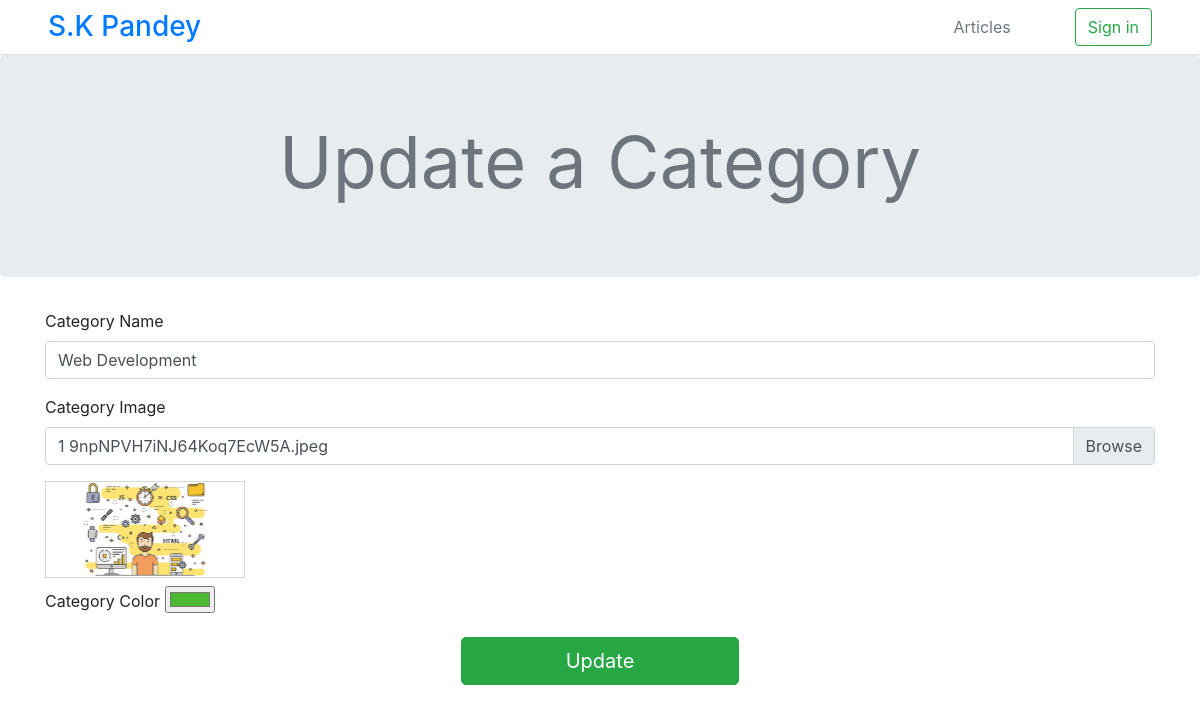
/update_category.php?id=1, run on the app's committed database.
### tables this page shows
CREATE TABLE `category` (
  `category_id` int(11) NOT NULL,
  `category_name` varchar(100) NOT NULL,
  `category_image` varchar(255) NOT NULL,
  `category_color` varchar(10) NOT NULL DEFAULT '333333'
);

### update_category.php (the view, shortened to what this page needs)
<?php include "assest/head.php"; ?>
<?php
$category_id = $_GET["id"];
$stmt = $conn->prepare("SELECT * FROM category WHERE category_id = ?");
$stmt->execute([$category_id]);
$category = $stmt->fetch();
?>
</head>
<body>
    <?php include "assest/header.php" ?>
    <main role="main" class="main">
        <div class="jumbotron text-center ">
            <h1 class="display-3 font-weight-normal text-muted">Update a Category</h1>
        </div>
        <div class="container">
            <div class="row">
                <div class="col-lg-12 mb-4">
                    <form action="assest/update.php?type=category&id=<?= $category_id ?>&img=<?= $category["category_image"] ?>" method="POST" enctype="multipart/form-data">
                        <div class="form-group">
                            <label for="catName">Category Name</label>
                            <input type="text" class="form-control" name="catName" id="catName" value="<?= $category["category_name"] ?>">
                        </div>
                        <div class="form-group">
                            <label for="catImage">Category Image</label>
                            <div class="custom-file">
                                <label class="custom-file-label" for="catImage"><?= $category["category_image"] ?></label>
                            </div>
                        </div>
                        <div class="my-2" style="width: 200px;">
                            <img class="w-100 h-auto" src="img/category/<?= $category["category_image"] ?>" alt="">
                        </div>
                        <div class="form-group">
                            <label for="catColor">Category Color</label>
                            <input type="color" id="catColor" name="catColor" value="<?= $category["category_color"] ?>">
                        </div>
                        <div class="text-center">
                            <button type="submit" name="update" class="btn btn-success btn-lg w-25">Update</button>
                        </div>
                    </form>
                </div>
            </div>
        </div>
    </main>
</body>
</html>

### data on the page
category: catName "Web Development", category_image "1 9npNPVH7iNJ64Koq7EcW5A.jpeg", category_image (picture), catColor "#4bb92f"
